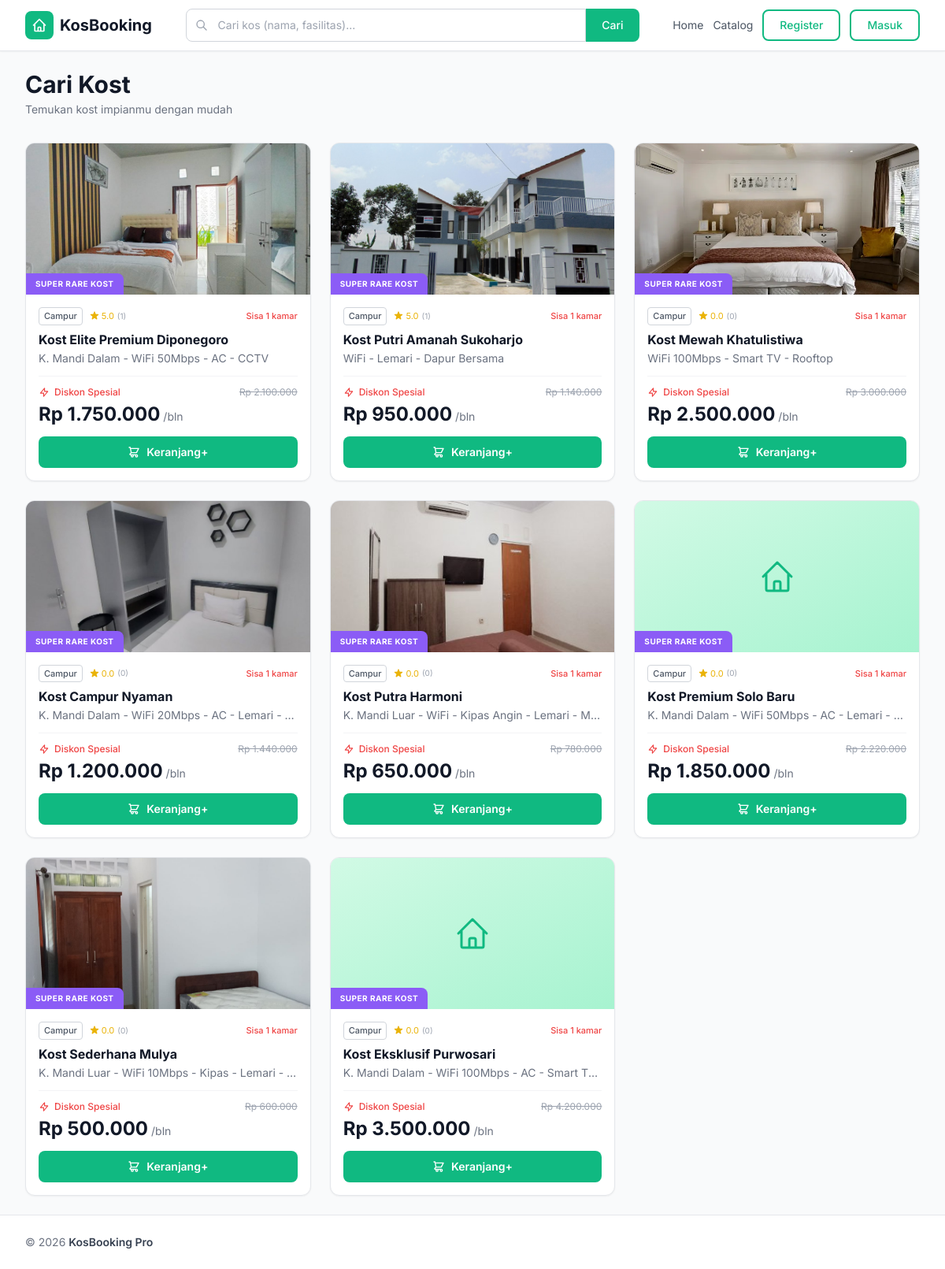
/?page=catalog, run on an earlier commit of the app's database.
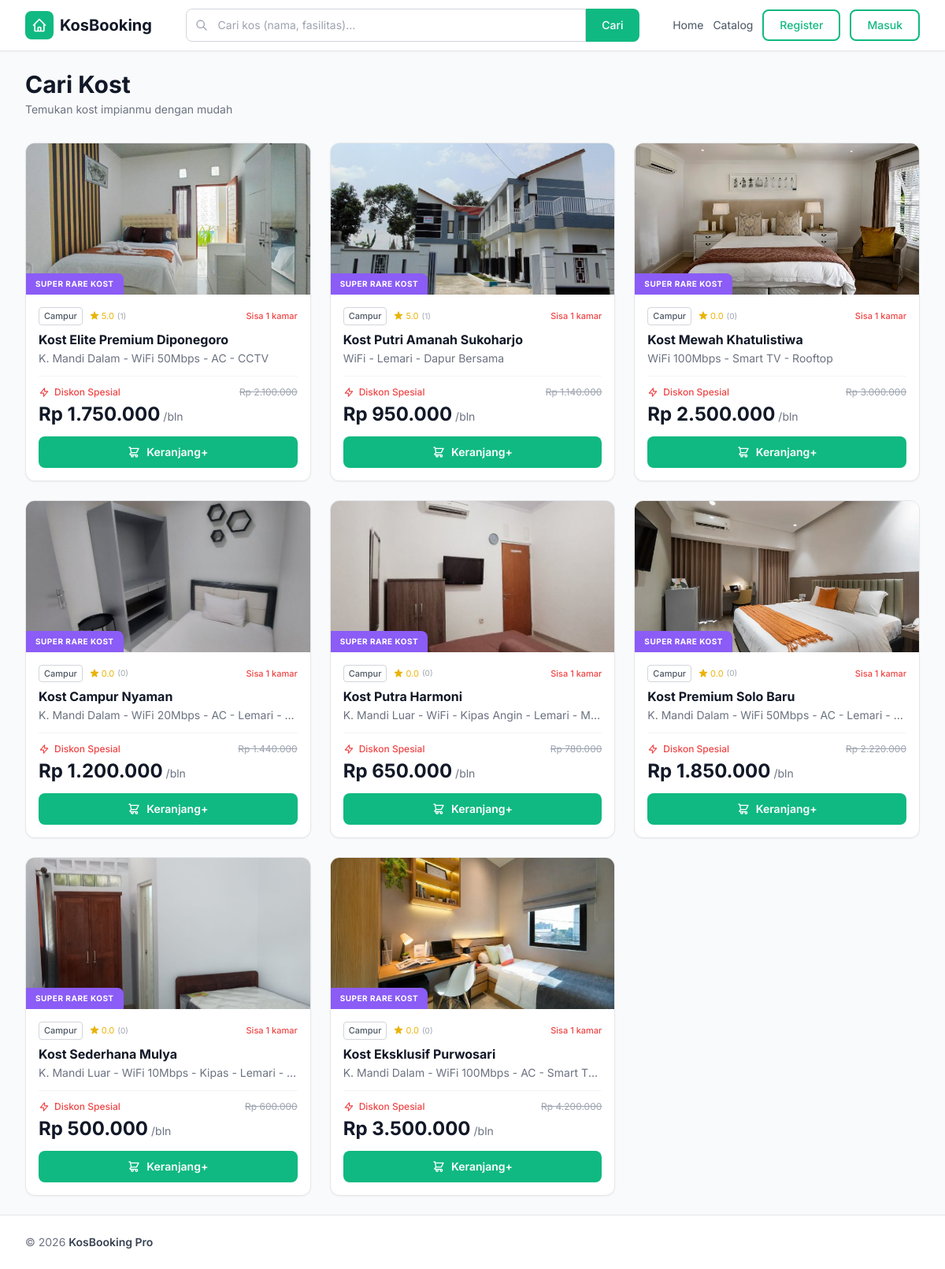
And on a later commit of the database.
### tables this page shows
CREATE TABLE `rooms` (
  `id` int NOT NULL,
  `name` varchar(100) NOT NULL,
  `description` text,
  `facilities` text,
  `price_per_month` decimal(12,2) NOT NULL,
  `status` enum('Available','Maintenance') NOT NULL DEFAULT 'Available',
  `image_path` varchar(255) DEFAULT NULL,
  `created_at` timestamp NOT NULL DEFAULT CURRENT_TIMESTAMP
);

### includes/helpers.php (called while the page is built, shortened)
<?php
function formatRupiah(float $amount): string
{
    return 'Rp ' . number_format($amount, 0, ',', '.');
}
function e(?string $value): string
{
    return htmlspecialchars($value ?? '', ENT_QUOTES | ENT_SUBSTITUTE, 'UTF-8');
}

### views/catalog.php (the view, shortened to what the changed rows need)
<?php
$search = trim($_GET['search'] ?? '');
$sql = "SELECT r.*,
        IFNULL(AVG(rev.rating), 0) as avg_rating,
        COUNT(rev.id) as total_reviews
        FROM rooms r
        LEFT JOIN room_reviews rev ON r.id = rev.room_id
        WHERE r.status = 'Available'";
$params = [];
$sql .= " GROUP BY r.id ORDER BY r.created_at DESC";
$stmt = $pdo->prepare($sql);
$stmt->execute($params);
$rooms = $stmt->fetchAll();
?>
<div class="max-w-7xl mx-auto px-4 sm:px-6 lg:px-8 py-6">
    <div class="flex flex-col sm:flex-row sm:items-center justify-between gap-4 mb-8">
        <div>
            <h1 class="text-2xl sm:text-3xl font-bold text-gray-900">Cari Kost</h1>
        </div>
    </div>
    <?php if (empty($rooms)): ?>
        <div class="text-center py-20">
            <svg class="w-16 h-16 text-gray-300 mx-auto mb-4" fill="none" stroke="currentColor" viewBox="0 0 24 24">
                <path stroke-linecap="round" stroke-linejoin="round" stroke-width="1.5" d="M21 21l-6-6m2-5a7 7 0 11-14 0 7 7 0 0114 0z" />
            </svg>
            <h2 class="text-xl font-semibold text-gray-600 mb-2">Kost tidak ditemukan</h2>
            <p class="text-gray-400 text-sm mb-4">
                <?= $search ? "Kost dengan kata kunci \"$search\" tidak tersedia." : 'Belum ada kost yang ditambahkan.' ?>
            </p>
            <a href="?page=catalog" class="inline-block bg-brand text-white px-6 py-2.5 rounded-lg hover:bg-emerald-600 transition text-sm font-medium">Lihat Semua Kost</a>
        </div>
    <?php else: ?>
        <div class="grid grid-cols-1 sm:grid-cols-2 lg:grid-cols-3 xl:grid-cols-4 gap-6">
            <?php foreach ($rooms as $room): ?>
                <div class="bg-white rounded-xl border border-gray-200 shadow-sm hover:shadow-lg transition-shadow duration-300 flex flex-col overflow-hidden">
                    <div class="relative h-48 bg-gray-200 overflow-hidden">
                        <?php if ($room['image_path'] && file_exists(__DIR__ . '/../' . $room['image_path'])): ?>
                            <img src="<?= e($room['image_path']) ?>" alt="<?= e($room['name']) ?>" class="w-full h-full object-cover">
                        <?php else: ?>
                            <div class="w-full h-full flex items-center justify-center bg-gradient-to-br from-brand-100 to-brand-200">
                                <svg class="w-12 h-12 text-brand" fill="none" stroke="currentColor" viewBox="0 0 24 24">
                                    <path stroke-linecap="round" stroke-linejoin="round" stroke-width="1.5" d="M3 12l2-2m0 0l7-7 7 7M5 10v10a1 1 0 001 1h3m10-11l2 2m-2-2v10a1 1 0 01-1 1h-3m-6 0a1 1 0 001-1v-4a1 1 0 011-1h2a1 1 0 011 1v4a1 1 0 001 1m-6 0h6" />
                                </svg>
                            </div>
                        <?php endif; ?>
                        <div class="absolute bottom-0 left-0 bg-kos-purple text-white text-[10px] font-bold uppercase tracking-wider px-3 py-1.5 rounded-tr-lg">SUPER RARE KOST</div>
                    </div>
                    <div class="p-4 flex flex-col flex-1">
                        <div class="flex items-center gap-2 text-[11px] mb-2">
                            <span class="border border-gray-300 text-gray-600 rounded px-1.5 py-0.5 font-medium">Campur</span>
                            <span class="text-yellow-500 flex items-center gap-0.5" title="Rating rata-rata kamar">
                                <?= number_format((float)$room['avg_rating'], 1) ?>
                                <span class="text-gray-400 text-[10px] ml-0.5">
                                    (<?= (int)$room['total_reviews'] ?>)
                                </span>
                            </span>
                            <span class="text-red-500 font-medium ml-auto">Sisa 1 kamar</span>
                        </div>
                        <h3 class="text-base font-bold text-gray-900 leading-tight mb-1 line-clamp-2"><?= e($room['name']) ?></h3>
                        <p class="text-sm text-gray-500 truncate mb-3"><?= e($room['facilities'] ?: 'Fasilitas tidak tersedia') ?></p>
                        <div class="border-t border-gray-100 pt-3 mt-auto">
                            <div class="flex items-center gap-1.5 text-xs mb-1">
                                <svg class="w-3.5 h-3.5 text-red-500" fill="none" stroke="currentColor" viewBox="0 0 24 24">
                                    <path stroke-linecap="round" stroke-linejoin="round" stroke-width="2" d="M13 10V3L4 14h7v7l9-11h-7z" />
                                </svg>
                                <span class="text-red-500 font-medium">Diskon Spesial</span>
                                <span class="text-gray-400 line-through ml-auto"><?= formatRupiah((float) $room['price_per_month'] * 1.2) ?></span>
                            </div>
                            <div class="flex items-baseline gap-1">
                                <span class="text-2xl font-bold text-gray-900"><?= formatRupiah((float) $room['price_per_month']) ?></span>
                                <span class="text-sm text-gray-500">/bln</span>
                            </div>
                        </div>
                        <form method="POST" action="" class="mt-3">
                            <button type="submit"
                                class="w-full bg-brand hover:bg-emerald-600 text-white text-center font-semibold py-2.5 rounded-lg transition text-sm flex items-center justify-center gap-2">
                                <svg class="w-4 h-4" fill="none" stroke="currentColor" viewBox="0 0 24 24">
                                    <path stroke-linecap="round" stroke-linejoin="round" stroke-width="2"
                                        d="M3 3h2l.4 2M7 13h10l4-8H5.4M7 13L5.4 5M7 13l-2.293 2.293c-.63.63-.184 1.707.707 1.707H17m0 0a2 2 0 100 4 2 2 0 000-4zm-8 0a2 2 0 110 4 2 2 0 010-4z" />
                                </svg>
                                Keranjang+
                            </button>
                        </form>
                    </div>
                </div>
            <?php endforeach; ?>
        </div>
    <?php endif; ?>
</div>

What changed in the data, as far as the page shows it:
changed rooms "Rp 1.850.000": image_path: picture added
changed rooms "Rp 3.500.000": image_path: picture added
